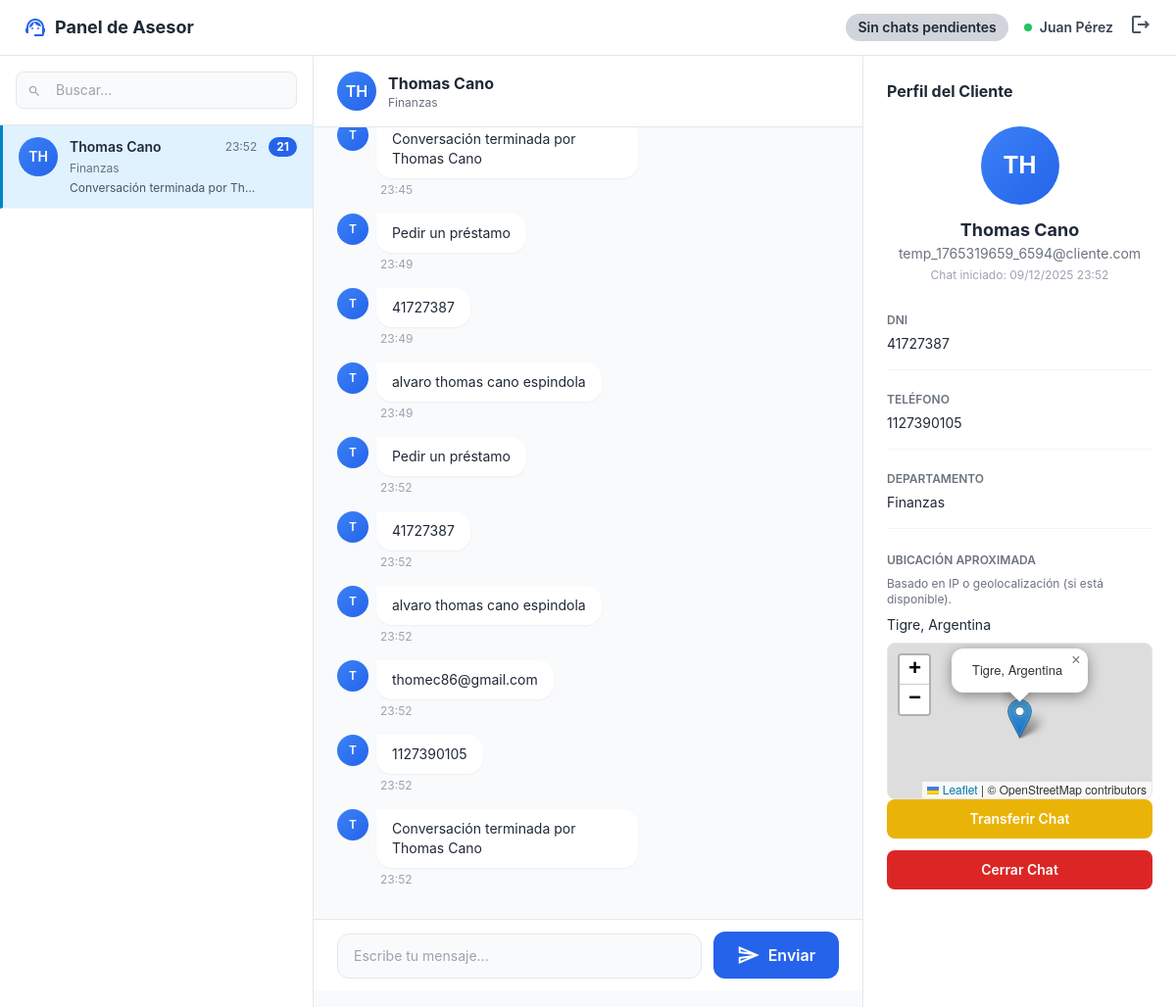
The app's page /panel_asesor.php?chat_id=26 (signed in) with its own data.
### tables this page shows
CREATE TABLE `chats` (
  `id` int(11) NOT NULL,
  `cliente_id` int(11) NOT NULL,
  `asesor_id` int(11) DEFAULT NULL,
  `departamento_id` int(11) NOT NULL,
  `origen` enum('chatbot','manual') DEFAULT 'chatbot',
  `estado` enum('abierto','esperando_asesor','en_conversacion','cerrado') DEFAULT 'esperando_asesor',
  `fecha_inicio` timestamp NOT NULL DEFAULT current_timestamp(),
  `fecha_cierre` timestamp NULL DEFAULT NULL,
  `ultima_lectura_asesor` timestamp NULL DEFAULT NULL,
  `ip_cliente` varchar(45) DEFAULT NULL,
  `user_agent` text DEFAULT NULL,
  `mac_dispositivo` varchar(64) DEFAULT NULL,
  `ciudad` varchar(100) DEFAULT NULL,
  `pais` varchar(100) DEFAULT NULL,
  `latitud` decimal(10,7) DEFAULT NULL,
  `longitud` decimal(10,7) DEFAULT NULL
);

CREATE TABLE `usuarios` (
  `id` int(11) NOT NULL,
  `nombre` varchar(100) NOT NULL,
  `apellido` varchar(100) DEFAULT NULL,
  `email` varchar(150) NOT NULL,
  `telefono` varchar(30) DEFAULT NULL,
  `password` varchar(255) NOT NULL,
  `rol` enum('admin','asesor','cliente') NOT NULL DEFAULT 'cliente',
  `estado` enum('activo','inactivo','suspendido') DEFAULT 'activo',
  `fecha_registro` timestamp NOT NULL DEFAULT current_timestamp()
);

CREATE TABLE `departamentos` (
  `id` int(11) NOT NULL,
  `nombre` varchar(100) NOT NULL
);

CREATE TABLE `mensajes` (
  `id` int(11) NOT NULL,
  `chat_id` int(11) NOT NULL,
  `emisor` enum('cliente','asesor','bot') NOT NULL,
  `usuario_id` int(11) DEFAULT NULL,
  `mensaje` text NOT NULL,
  `fecha` timestamp NOT NULL DEFAULT current_timestamp()
);

CREATE TABLE `clientes_detalles` (
  `id` int(11) NOT NULL,
  `usuario_id` int(11) NOT NULL,
  `dni` varchar(50) DEFAULT NULL,
  `direccion` text DEFAULT NULL,
  `ciudad` varchar(120) DEFAULT NULL,
  `provincia` varchar(120) DEFAULT NULL,
  `fecha_nacimiento` date DEFAULT NULL
);

### panel_asesor.php (the view, shortened to what this page needs)
<?php
require_once 'backend/connection.php';
$asesor_nombre = $_SESSION['asesor_nombre'];
$stmt->execute();
$chats = $stmt->fetchAll();
$chat_activo_id = isset($_GET['chat_id']) ? intval($_GET['chat_id']) : null;
$chat_activo = null;
$mensajes = [];
if ($chat_activo_id) {
    $stmt = $pdo->prepare("
        SELECT c.*,
               u.nombre AS cliente_nombre,
               u.email AS cliente_email,
               u.telefono AS cliente_telefono,
               d.nombre AS departamento_nombre,
               cd.dni AS cliente_dni
        FROM chats c
        INNER JOIN usuarios u ON c.cliente_id = u.id
        LEFT JOIN departamentos d ON c.departamento_id = d.id
        LEFT JOIN clientes_detalles cd ON cd.usuario_id = u.id
        WHERE c.id = ?
    ");
    $stmt->execute([$chat_activo_id]);
    $chat_activo = $stmt->fetch();
    if ($chat_activo) {
    $stmt = $pdo->prepare("
        SELECT m.*,
               u.nombre AS usuario_nombre,
               c.fecha_inicio AS chat_fecha_inicio
        FROM mensajes m
        LEFT JOIN usuarios u ON m.usuario_id = u.id
        LEFT JOIN chats c ON m.chat_id = c.id
        WHERE c.cliente_id IN (
            SELECT usuario_id
            FROM clientes_detalles
            WHERE dni = (SELECT dni FROM clientes_detalles WHERE usuario_id = ? LIMIT 1)
        )
        ORDER BY m.fecha ASC
    ");
    $stmt->execute([$chat_activo['cliente_id']]);
    $mensajes = $stmt->fetchAll();
}
}
?>
<!DOCTYPE html>
<html lang="es">
<head>
    <script src="https://cdn.tailwindcss.com"></script>
    <link rel="stylesheet" href="https://unpkg.com/leaflet@1.9.4/dist/leaflet.css"/>
</head>
<body class="bg-gray-50 h-screen overflow-hidden">
    <div class="bg-white border-b border-gray-200 px-6 py-3 flex items-center justify-between">
        <div class="flex items-center gap-4">
            <div class="flex items-center gap-2">
                <span class="material-icons-outlined text-blue-600 text-2xl">support_agent</span>
                <h1 class="text-lg font-bold text-gray-800">Panel de Asesor</h1>
            </div>
        </div>
        <div class="flex items-center gap-4">
        <button id="pending-chats-button"
        class="px-3 py-1 bg-gray-300 text-gray-800 rounded-full text-sm font-semibold hover:bg-gray-400 transition"
        onclick="openPendingChatsModal()">
    Sin chats pendientes
</button>
            <div class="flex items-center gap-2 text-sm">
                <div class="w-2 h-2 bg-green-500 rounded-full"></div>
                <span class="font-semibold text-gray-700"><?php echo htmlspecialchars($asesor_nombre); ?></span>
            </div>
            <a href="logout.php" class="text-gray-600 hover:text-gray-800">
                <span class="material-icons-outlined">logout</span>
            </a>
        </div>
    </div>
    <div class="flex h-full min-h-0 overflow-hidden">
         <div class="w-80 bg-white border-r border-gray-200 flex flex-col min-h-0">
            <div class="p-4 border-b border-gray-200">
                <div class="relative">
                    <span class="material-icons-outlined absolute left-3 top-2.5 text-gray-400 text-sm">search</span>
                    <input type="text" id="search-chats" placeholder="Buscar..."
                           class="w-full pl-10 pr-4 py-2 bg-gray-50 border border-gray-200 rounded-lg text-sm focus:outline-none focus:ring-2 focus:ring-blue-500">
                </div>
            </div>
            <div class="chat-list overflow-y-auto flex-1 min-h-0">
                <?php if (empty($chats)): ?>
                <div class="p-8 text-center">
                    <span class="material-icons-outlined text-gray-300 text-5xl mb-3">chat_bubble_outline</span>
                    <p class="text-sm text-gray-500">No hay conversaciones</p>
                </div>
                <?php else: ?>
                    <?php foreach ($chats as $chat): ?>
                    <a href="?chat_id=<?php echo $chat['chat_id_representativo']; ?>"
   class="chat-item block px-4 py-3 border-b border-gray-100 cursor-pointer transition
          <?php echo ($chat_activo_id == $chat['chat_id_representativo']) ? 'active' : ''; ?>">
                        <div class="flex items-start gap-3">
                            <div class="relative">
                                <div class="w-10 h-10 bg-gradient-to-br from-blue-500 to-blue-600 rounded-full flex items-center justify-center text-white font-semibold text-sm">
                                    <?php echo strtoupper(substr($chat['cliente_nombre'], 0, 2)); ?>
                                </div>
                            </div>
                            <div class="flex-1 min-w-0">
                                <div class="flex items-center justify-between mb-1">
                                    <h3 class="font-semibold text-sm text-gray-800 truncate">
                                        <?php echo htmlspecialchars($chat['cliente_nombre']); ?>
                                    </h3>
                                    <span class="text-xs text-gray-500">
                                        <?php
                                        $fecha = $chat['fecha_ultimo_mensaje'] ?? $chat['fecha_inicio'];
                                        echo date('H:i', strtotime($fecha));
                                        ?>
                                    </span>
                                </div>
                                <p class="text-xs text-gray-500 truncate mb-1">
                                    <?php echo htmlspecialchars($chat['departamento_nombre']); ?>
                                </p>
                                <p class="text-xs text-gray-600 truncate">
                                    <?php echo htmlspecialchars($chat['ultimo_mensaje'] ?? 'Chat iniciado...'); ?>
                                </p>
                            </div>
                           <?php if ($chat['mensajes_nuevos'] > 0): ?>
    <div class="flex-shrink-0 min-w-[20px] px-2 py-0.5 bg-blue-600 text-white text-xs font-bold rounded-full text-center">
        <?php echo $chat['mensajes_nuevos']; ?>
    </div>
<?php endif; ?>
                        </div>
                    </a>
                    <?php endforeach; ?>
                <?php endif; ?>
            </div>
        </div>
        <?php if ($chat_activo): ?>
        <div class="flex-1 flex flex-col bg-gray-50 min-h-0 overflow-hidden">
            <div class="bg-white border-b border-gray-200 px-6 py-4 flex items-center justify-between">
                <div class="flex items-center gap-3">
                    <div class="w-10 h-10 bg-gradient-to-br from-blue-500 to-blue-600 rounded-full flex items-center justify-center text-white font-semibold">
                        <?php echo strtoupper(substr($chat_activo['cliente_nombre'], 0, 2)); ?>
                    </div>
                    <div>
                        <h2 class="font-bold text-gray-800"><?php echo htmlspecialchars($chat_activo['cliente_nombre']); ?></h2>
                        <div class="flex items-center gap-2 text-xs text-gray-500">
                            <span><?php echo htmlspecialchars($chat_activo['departamento_nombre']); ?></span>
                        </div>
                    </div>
                </div>
            </div>
            <div id="chat-messages" class="flex-1 overflow-y-auto px-6 py-4 min-h-0 max-h-[calc(100vh-220px)]">
                <?php foreach ($mensajes as $msg): ?>
                    <?php if ($msg['emisor'] === 'cliente'): ?>
                    <div class="flex justify-start mb-4">
                        <div class="flex gap-2 max-w-[60%]">
                            <div class="w-8 h-8 bg-gradient-to-br from-blue-500 to-blue-600 rounded-full flex items-center justify-center flex-shrink-0">
                                <span class="text-white text-xs font-semibold">
                                    <?php echo strtoupper(substr($chat_activo['cliente_nombre'], 0, 1)); ?>
                                </span>
                            </div>
                            <div>
                                <div class="bg-white rounded-2xl rounded-tl-none px-4 py-2.5 shadow-sm">
                                    <p class="text-sm text-gray-800"><?php echo nl2br(htmlspecialchars($msg['mensaje'])); ?></p>
                                </div>
                                <span class="text-xs text-gray-400 mt-1 ml-1 block">
                                    <?php echo date('H:i', strtotime($msg['fecha'])); ?>
                                </span>
                            </div>
                        </div>
                    </div>
                    <?php endif; ?>
                <?php endforeach; ?>
            </div>
            <div class="bg-white border-t border-gray-200 px-6 py-3 flex-none">
                <div class="flex items-end gap-3 w-full">
                    <textarea id="message-input" rows="1" placeholder="Escribe tu mensaje..."
                              class="flex-1 px-4 py-3 bg-gray-50 border border-gray-200 rounded-xl resize-none focus:outline-none focus:ring-2 focus:ring-blue-500 text-sm"
                              style="max-height: 120px;"></textarea>
                    <button onclick="sendMessage()"
                            class="px-6 py-3 bg-blue-600 text-white rounded-xl hover:bg-blue-700 transition flex items-center gap-2 font-semibold">
                        <span class="material-icons-outlined">send</span>
                        <span>Enviar</span>
                    </button>
                </div>
            </div>
        </div>
    <div id="profile-panel"
     class="w-80 bg-white border-l border-gray-200 overflow-y-auto flex-none min-h-0">
    <div class="p-6">
        <div class="flex items-center justify-between mb-6">
            <h3 class="font-bold text-gray-800">Perfil del Cliente</h3>
        </div>
        <div class="text-center mb-6">
            <div class="w-20 h-20 bg-gradient-to-br from-blue-500 to-blue-600
                        rounded-full flex items-center justify-center
                        text-white font-bold text-2xl mx-auto mb-3">
                <?php echo strtoupper(substr($chat_activo['cliente_nombre'], 0, 2)); ?>
            </div>
            <h2 class="font-bold text-gray-800 text-lg">
                <?php echo htmlspecialchars($chat_activo['cliente_nombre']); ?>
            </h2>
            <p class="text-sm text-gray-500">
                <?php echo htmlspecialchars($chat_activo['cliente_email']); ?>
            </p>
            <?php if (!empty($chat_activo['fecha_inicio'])): ?>
            <p class="text-xs text-gray-400 mt-1">
                Chat iniciado: <?php echo date('d/m/Y H:i', strtotime($chat_activo['fecha_inicio'])); ?>
            </p>
            <?php endif; ?>
        </div>
        <div class="space-y-4 mb-6">
            <div class="pb-4 border-b border-gray-100">
                <label class="text-xs text-gray-500 uppercase font-semibold">DNI</label>
                <p class="text-sm text-gray-800 mt-1">
                    <?php echo $chat_activo['cliente_dni'] ?: 'N/A'; ?>
                </p>
            </div>
            <div class="pb-4 border-b border-gray-100">
                <label class="text-xs text-gray-500 uppercase font-semibold">Teléfono</label>
                <p class="text-sm text-gray-800 mt-1">
                    <?php echo htmlspecialchars($chat_activo['cliente_telefono']); ?>
                </p>
            </div>
            <div class="pb-4 border-b border-gray-100">
                <label class="text-xs text-gray-500 uppercase font-semibold">Departamento</label>
                <p class="text-sm text-gray-800 mt-1">
                    <?php echo htmlspecialchars($chat_activo['departamento_nombre']); ?>
                </p>
            </div>
        </div>
                <div class="mb-6">
                    <h4 class="text-xs text-gray-500 uppercase font-semibold mb-2">Ubicación aproximada</h4>
                    <p class="text-xs text-gray-500 mb-2">
                        Basado en IP o geolocalización (si está disponible).
                    </p>
                    <p class="text-sm text-gray-800 mb-2">
                        <?php
                        $ciudad = isset($chat_activo['ciudad']) ? $chat_activo['ciudad'] : null;
                        $pais = isset($chat_activo['pais']) ? $chat_activo['pais'] : null;
                        if ($ciudad || $pais) {
                            echo htmlspecialchars(trim($ciudad . ', ' . $pais, ', '));
                        } else {
                            echo 'Ubicación no disponible';
                        }
                        ?>
                    </p>
                    <?php
                    $tieneUbicacion = isset($chat_activo['latitud'], $chat_activo['longitud']) &&
                                      $chat_activo['latitud'] !== null && $chat_activo['longitud'] !== null &&
                                      $chat_activo['latitud'] !== '' && $chat_activo['longitud'] !== '';
                    ?>
                    <?php if ($tieneUbicacion): ?>
                        <div id="mapa-ubicacion" class="w-full h-40 rounded-lg border border-gray-200 overflow-hidden"></div>
                    <?php else: ?>
                        <div class="w-full h-24 rounded-lg border border-dashed border-gray-300 flex items-center justify-center text-xs text-gray-400">
                            Sin coordenadas almacenadas
                        </div>
                    <?php endif; ?>
        <button onclick="openTransferModal()"
                class="w-full px-4 py-2.5 mb-3 bg-yellow-500 text-white rounded-lg hover:bg-yellow-600 transition text-sm font-semibold">
            Transferir Chat
        </button>
        <button onclick="cerrarChat()"
                class="w-full px-4 py-2.5 bg-red-600 text-white rounded-lg hover:bg-red-700 transition text-sm font-semibold">
            Cerrar Chat
        </button>
    </div>
</div>
        <?php endif; ?>
    </div>
</body>
</html>

### panel_asesor.php (style rules this page uses)
body { font-family: -apple-system, BlinkMacSystemFont, 'Segoe UI', 'Roboto', sans-serif; }
.chat-item.active { background: #e0f2fe; border-left: 3px solid #0284c7; }

### records on screen
chats: cliente.nombre "TH", cliente.nombre "Thomas Cano", departamento.nombre "Finanzas", cliente.email "temp_1765319659_6594@cliente.com", fecha_inicio "09/12/2025 23:52", clientes_detalles.dni "41727387", cliente.telefono "1127390105", ciudad+pais "Tigre, Argentina"
mensajes: mensaje "Conversación terminada por Thomas Cano", fecha "23:45"
usuarios: nombre "T"
mensajes: usuario.nombre "T", mensaje "Pedir un préstamo", fecha "23:49"
mensajes: usuario.nombre "T", mensaje "41727387", fecha "23:49"
mensajes: usuario.nombre "T", mensaje "alvaro thomas cano espindola", fecha "23:49"
mensajes: usuario.nombre "T", mensaje "Pedir un préstamo", fecha "23:52"
mensajes: usuario.nombre "T", mensaje "41727387", fecha "23:52"
mensajes: usuario.nombre "T", mensaje "alvaro thomas cano espindola", fecha "23:52"
mensajes: usuario.nombre "T", mensaje "thomec86@gmail.com", fecha "23:52"
mensajes: usuario.nombre "T", mensaje "1127390105", fecha "23:52"
mensajes: mensaje "Conversación terminada por Thomas Cano", fecha "23:52"

### other values on screen
$asesor_nombre "Juan Pérez"
substr($chat['cliente_nombre'], 0, 2) "TH"
$chat['cliente_nombre'] "Thomas Cano"
date('H:i', strtotime($fecha)) "23:52"
$chat['departamento_nombre'] "Finanzas"
$chat['ultimo_mensaje'] "Conversación terminada por Th…"
$chat['mensajes_nuevos'] "21"
